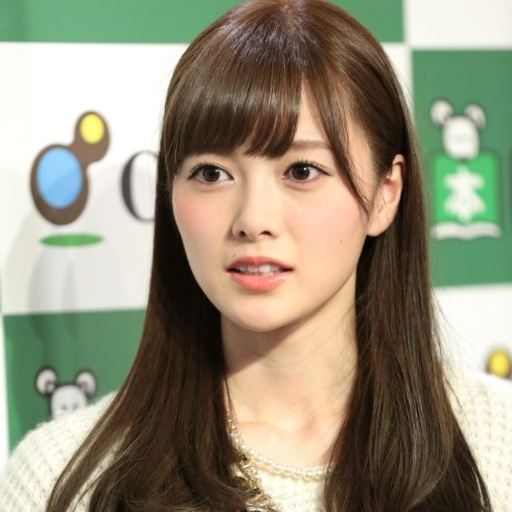
#> input picture mai.jpg, 512 x 512 px
$ python ex6-2.py
#> lines starting #> are read from the running program, lines starting #| are printed output that depends on the picture; after the words box and inside, x2 and y2 are one past the last pixel; in counts of white or black regions, pixels touching at a corner belong together
# -*- coding: utf-8 -*-
"""
Created on Tue Feb  9 15:47:04 2021

@author: d19fd
"""

import cv2

img = cv2.imread('mai.jpg', 0)
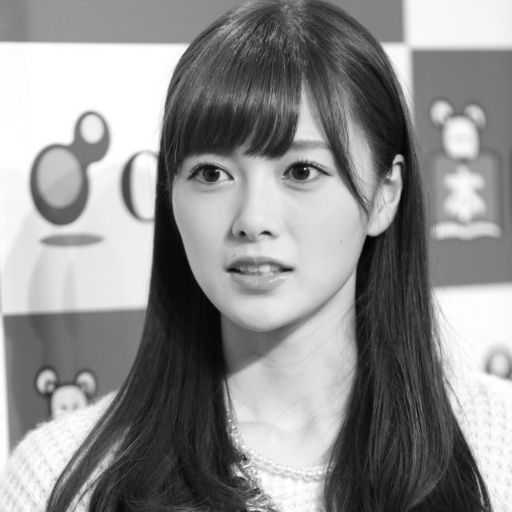
#> img: shape (512, 512); min 3, max 255, mean 143.7

t, rst = cv2.threshold(img, 127, 255, cv2.THRESH_BINARY)
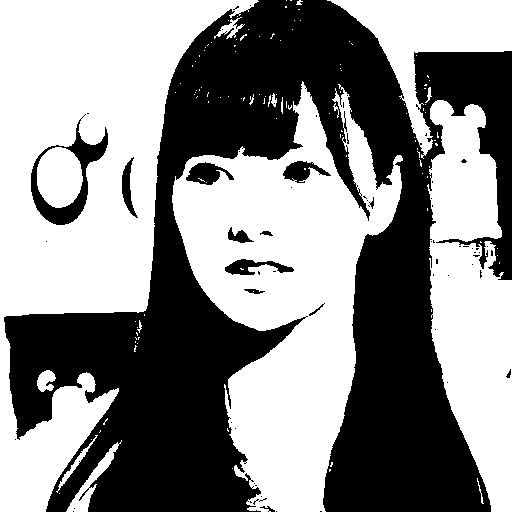
#> rst: shape (512, 512); 54.5% white; 66 black regions (53 under 20 px), largest, box (x1, y1, x2, y2) and area: (4, 0, 512, 512) 114538, (31, 114, 108, 225) 2096, (186, 162, 234, 185) 606

cv2.imshow('img', img)
cv2.imshow('rst', rst)

cv2.waitKey()
cv2.destroyAllWindows()

$ run again, with Kate.jpg copied over mai.jpg
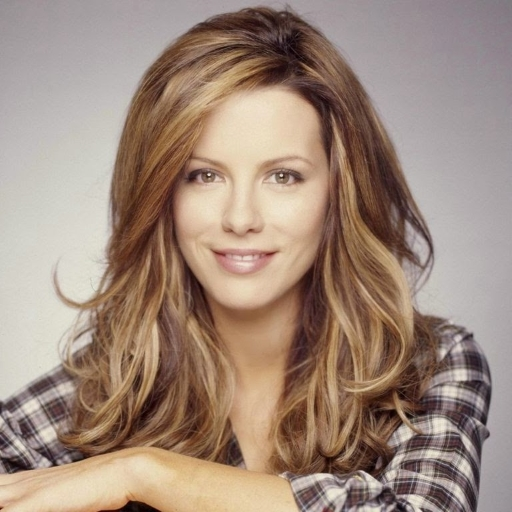
#> input picture Kate.jpg, 512 x 512 px
#> `img = cv2.imread('mai.jpg', 0)`:
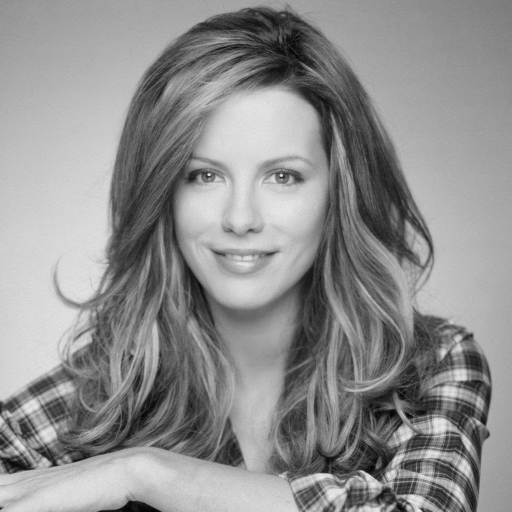
#> img: shape (512, 512); min 2, max 232, mean 142.8
#> `t, rst = cv2.threshold(img, 127, 255, cv2.THRESH_BINARY)`:
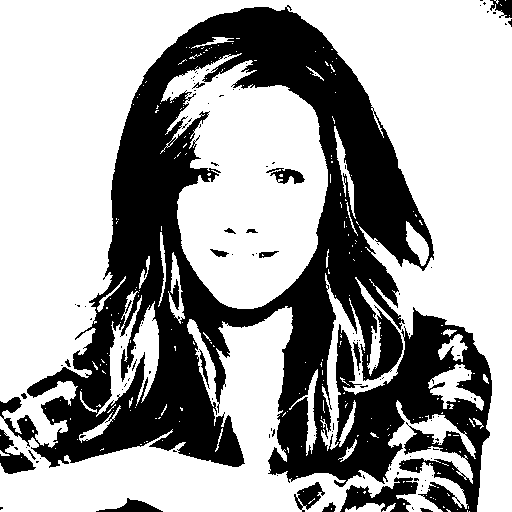
#> rst: shape (512, 512); 64.1% white; 121 black regions (102 under 20 px), largest, box (x1, y1, x2, y2) and area: (0, 5, 492, 512) 89725, (340, 477, 418, 512) 1362, (0, 429, 36, 474) 702

$ run again, with Kate2.jpg copied over mai.jpg
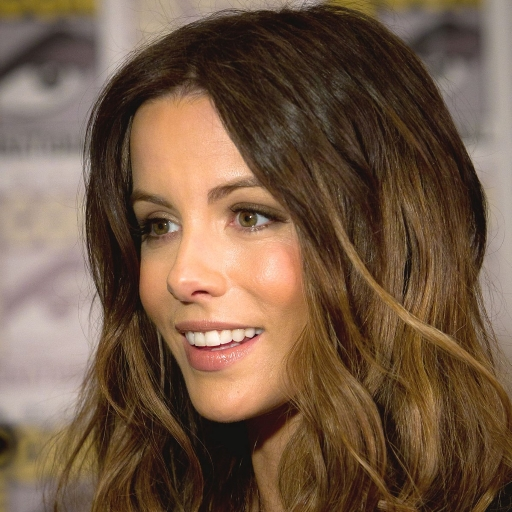
#> input picture Kate2.jpg, 512 x 512 px
#> `img = cv2.imread('mai.jpg', 0)`:
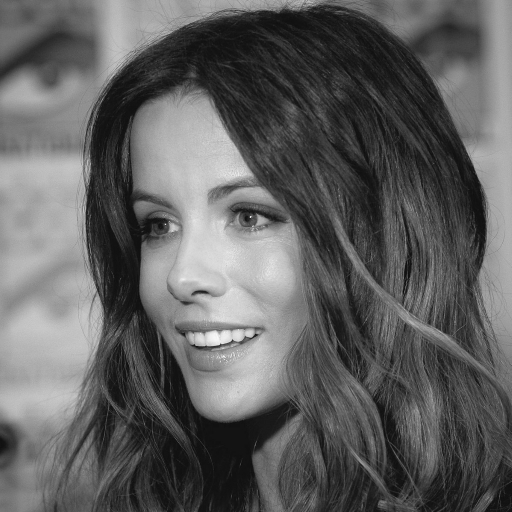
#> img: shape (512, 512); min 11, max 249, mean 95.6
#> `t, rst = cv2.threshold(img, 127, 255, cv2.THRESH_BINARY)`:
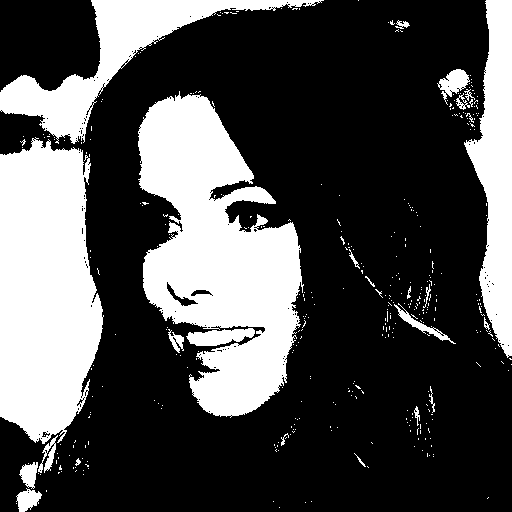
#> rst: shape (512, 512); 30.7% white; 385 white regions (360 under 20 px), largest, box (x1, y1, x2, y2) and area: (138, 91, 304, 418) 31090, (0, 137, 104, 444) 25189, (0, 0, 324, 144) 10257
